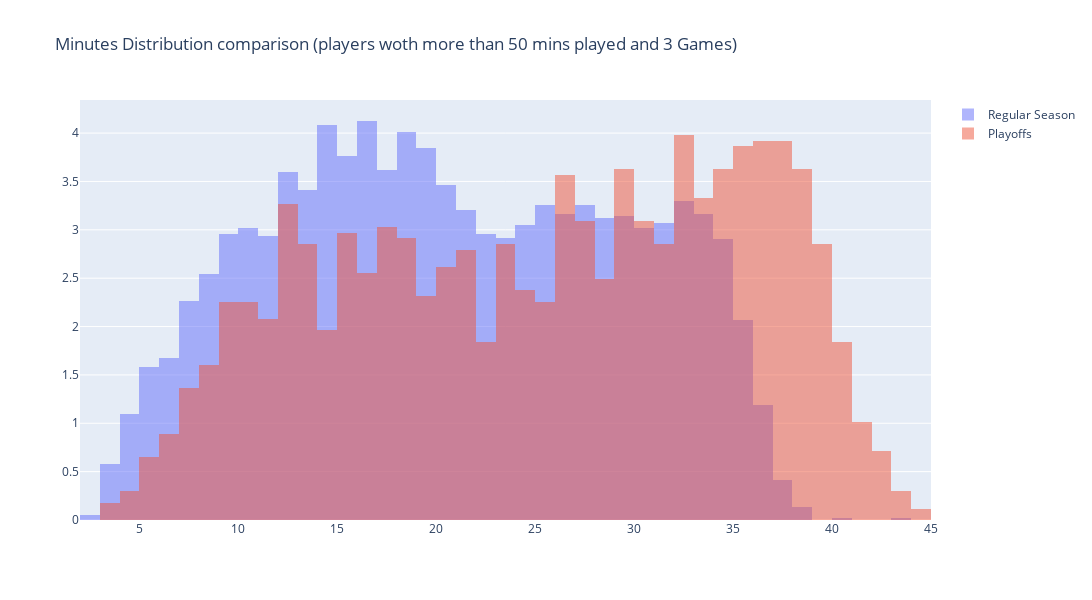

Here is the notebook cell this chart was saved with:
### Code cell
fig = go.Figure()
fig.add_trace(go.Histogram(x=hist_data(df_rs, 50, 3), histnorm='percent', name='Regular Season', xbins={'start':0,'end':45,'size':1}))
fig.add_trace(go.Histogram(x=hist_data(df_ps, 50, 3), histnorm='percent', name='Playoffs',xbins={'start':0,'end':45,'size':1}))

fig.update_layout(barmode='overlay',  height=600, width=1200)
fig.update_layout(title='Minutes Distribution comparison (players woth more than 50 mins played and 3 Games)')
fig.update_traces(opacity=0.5)
fig.show()

### Figure 1 — Plotly figure (JSON) as saved in the notebook; plotly's stock layout.template omitted (floating-point values rounded to 4 significant figures; data arrays with more than 128 entries replaced by an {"elided": "..."} marker saying what was removed)
{"data": [{"histnorm": "percent", "name": "Regular Season", "opacity": 0.5, "type": "histogram", "x": {"elided": "5309 float values"}, "xbins": {"end": 45, "size": 1, "start": 0}}, {"histnorm": "percent", "name": "Playoffs", "opacity": 0.5, "type": "histogram", "x": {"elided": "1683 float values"}, "xbins": {"end": 45, "size": 1, "start": 0}}], "layout": {"barmode": "overlay", "height": 600, "title": {"text": "Minutes Distribution comparison (players woth more than 50 mins played and 3 Games)"}, "width": 1200}}
